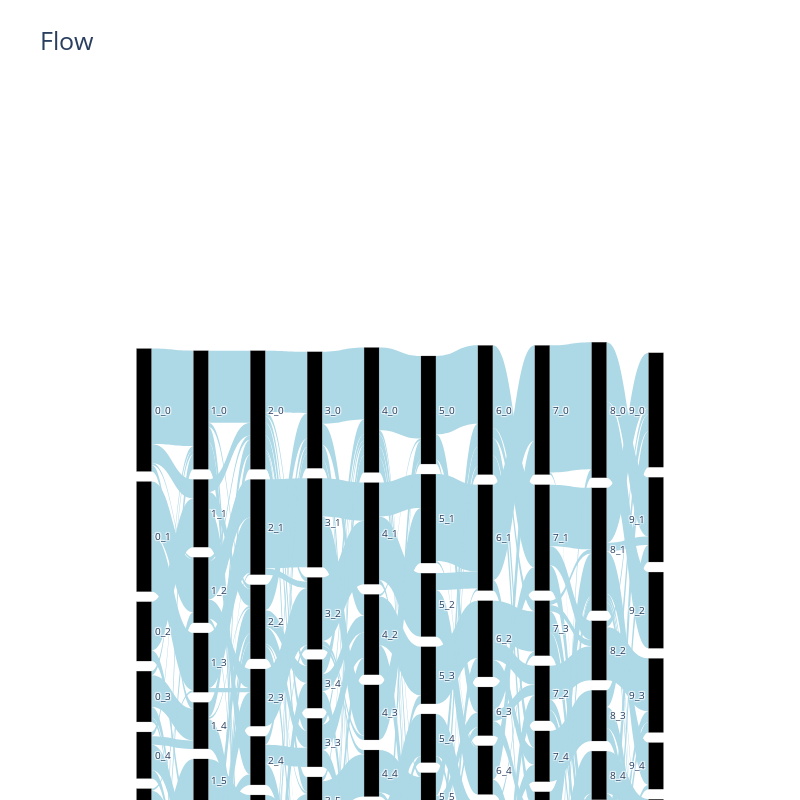

The notebook cell saved with this chart:
### Markdown cell above
Here an example of how to visualize community events, flows and polytree:

### Code cell
fig = plot_flow(events)
fig.show()

### Figure 1 — Plotly figure (JSON) as saved in the notebook; plotly's stock layout.template omitted (floating-point values rounded to 4 significant figures; data arrays with more than 128 entries replaced by an {"elided": "..."} marker saying what was removed)
{"data": [{"arrangement": "snap", "link": {"color": {"elided": "205 str values"}, "label": {"elided": "205 int values"}, "source": {"elided": "205 int values"}, "target": {"elided": "205 int values"}, "value": {"elided": "205 int values"}}, "node": {"color": [], "hovertemplate": "Group size: %{value}<extra></extra>", "label": ["0_0", "0_1", "0_2", "0_3", "0_4", "0_5", "0_6", "0_7", "0_8", "0_9", "1_0", "1_1", "1_2", "1_3", "1_4", "1_5", "1_6", "1_7", "1_8", "1_9", "2_0", "2_1", "2_2", "2_3", "2_4", "2_5", "2_6", "2_7", "2_8", "3_0", "3_1", "3_2", "3_3", "3_4", "3_5", "3_6", "3_7", "3_8", "3_9", "4_0", "4_1", "4_2", "4_3", "4_4", "4_5", "4_6", "4_7", "4_8", "5_0", "5_1", "5_2", "5_3", "5_4", "5_5", "5_6", "5_7", "5_8", "6_0", "6_1", "6_2", "6_3", "6_4", "6_5", "6_6", "6_7", "6_8", "7_0", "7_1", "7_2", "7_3", "7_4", "7_5", "7_6", "7_7", "7_8", "8_0", "8_1", "8_2", "8_3", "8_4", "8_5", "8_6", "8_7", "8_8", "9_0", "9_1", "9_2", "9_3", "9_4", "9_5", "9_6", "9_7", "9_8"], "line": {"color": "darkgray", "width": 0.2}, "pad": 10, "thickness": 15, "x": [0.1, 0.1, 0.1, 0.1, 0.1, 0.1, 0.1, 0.1, 0.1, 0.1, 0.1889, 0.1889, 0.1889, 0.1889, 0.1889, 0.1889, 0.1889, 0.1889, 0.1889, 0.1889, 0.2778, 0.2778, 0.2778, 0.2778, 0.2778, 0.2778, 0.2778, 0.2778, 0.2778, 0.3667, 0.3667, 0.3667, 0.3667, 0.3667, 0.3667, 0.3667, 0.3667, 0.3667, 0.3667, 0.4556, 0.4556, 0.4556, 0.4556, 0.4556, 0.4556, 0.4556, 0.4556, 0.4556, 0.5444, 0.5444, 0.5444, 0.5444, 0.5444, 0.5444, 0.5444, 0.5444, 0.5444, 0.6333, 0.6333, 0.6333, 0.6333, 0.6333, 0.6333, 0.6333, 0.6333, 0.6333, 0.7222, 0.7222, 0.7222, 0.7222, 0.7222, 0.7222, 0.7222, 0.7222, 0.7222, 0.8111, 0.8111, 0.8111, 0.8111, 0.8111, 0.8111, 0.8111, 0.8111, 0.8111, 0.9, 0.9, 0.9, 0.9, 0.9, 0.9, 0.9, 0.9, 0.9], "y": [0.5, 0.5, 0.5, 0.5, 0.5, 0.5, 0.5, 0.5, 0.5, 0.5, 0.5, 0.5, 0.5, 0.5, 0.5, 0.5, 0.5, 0.5, 0.5, 0.5, 0.5, 0.5, 0.5, 0.5, 0.5, 0.5, 0.5, 0.5, 0.5, 0.5, 0.5, 0.5, 0.5, 0.5, 0.5, 0.5, 0.5, 0.5, 0.5, 0.5, 0.5, 0.5, 0.5, 0.5, 0.5, 0.5, 0.5, 0.5, 0.5, 0.5, 0.5, 0.5, 0.5, 0.5, 0.5, 0.5, 0.5, 0.5, 0.5, 0.5, 0.5, 0.5, 0.5, 0.5, 0.5, 0.5, 0.5, 0.5, 0.5, 0.5, 0.5, 0.5, 0.5, 0.5, 0.5, 0.5, 0.5, 0.5, 0.5, 0.5, 0.5, 0.5, 0.5, 0.5, 0.5, 0.5, 0.5, 0.5, 0.5, 0.5, 0.5, 0.5, 0.5]}, "type": "sankey"}], "layout": {"font": {"size": 10}, "height": 800, "title": {"font": {"size": 25}, "text": "Flow"}, "width": 800}}
